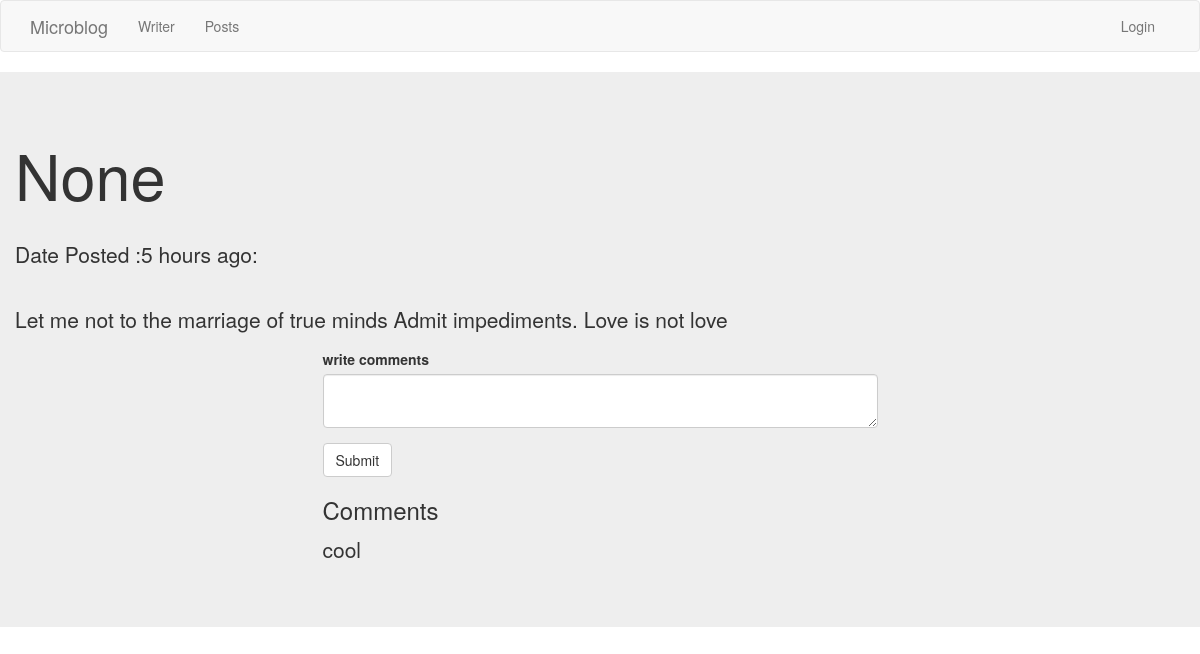
Screenshot of /post/8 with the database file from the repository.
### app/models.py (models this page shows, shortened)
class Post(db.Model):
    id = db.Column(db.Integer,primary_key=True)
    title = db.Column(db.String(30))
    body = db.Column(db.String(1000))
    timestamp = db.Column(db.DateTime, index= True, default =datetime.utcnow)
    user_id = db.Column(db.Integer,db.ForeignKey('user.id'))

class Comment(db.Model):
    id = db.Column(db.Integer, primary_key = True)
    comment_body = db.Column(db.String)
    timestamp = db.Column(db.DateTime, index= True, default =datetime.utcnow)
    post_id = db.Column(db.Integer, db.ForeignKey("post.id") )
    user_id = db.Column(db.Integer, db.ForeignKey("user.id") )

### app/main/routes.py (the view)
@bp.route('/post/<id>', methods=['POST','GET'])
def fullpost(id):
   title= f'Posts'
   post = Post.query.filter_by(id=id).first()
   comment  = CommentForm()
   if comment.validate_on_submit():
       comment = Comment(comment_body = comment.comment_body.data, post_id=id)
       db.session.add(comment)
       db.session.commit()
       print(comment)
       return redirect(url_for('main.fullpost', id=post.id))
   allcomments = Comment.query.all()
   postcomments = Comment.query.filter_by(post_id=id).all()
   return render_template('fullpost.html', title=title, post=post, comment=comment, allcomments=allcomments ,postcomments=postcomments)

### app/main/forms.py
class CommentForm(FlaskForm):
    comment_body = TextAreaField('write comments',validators =[DataRequired(),Length(min=1,max=40)])
    submit = SubmitField('Submit')

### app/main/routes.py (called while the page is built)
@bp.before_request
def before_request():
    if current_user.is_authenticated:
        current_user.last_seen = datetime.utcnow()
        db.session.commit()

### app/templates/fullpost.html
{% extends 'base.html' %}
{% block content %}
<div class="jumbotron">
  <div class="container">
     <div class="row">
         <div class="">
             <h1>{{post.title}}</h1>
             <br>
             <p> Date Posted :{{ moment(post.timestamp).fromNow() }}:</p>
             <br>
             <p>{{post.body}}</p>
         </div>
     </div>
  </div>
  <div class="container">
    <div class="row">
        <div class="col-xs-6 col-xs-offset-3">
             {% import 'bootstrap/wtf.html' as wtf %}
             {{wtf.quick_form(comment)}}
             <h3>Comments</h3>
             {% for comment in postcomments %}
             <p>{{comment.comment_body}}</p>
             {% endfor %}
        </div>
    </div>
  </div>
</div>
{% endblock %}

### rows the page displays
Post: title "None", timestamp "5 hours ago", body "Let me not to the marriage of true minds Admit impediments. Love is not love"
Comment: comment_body "cool"
